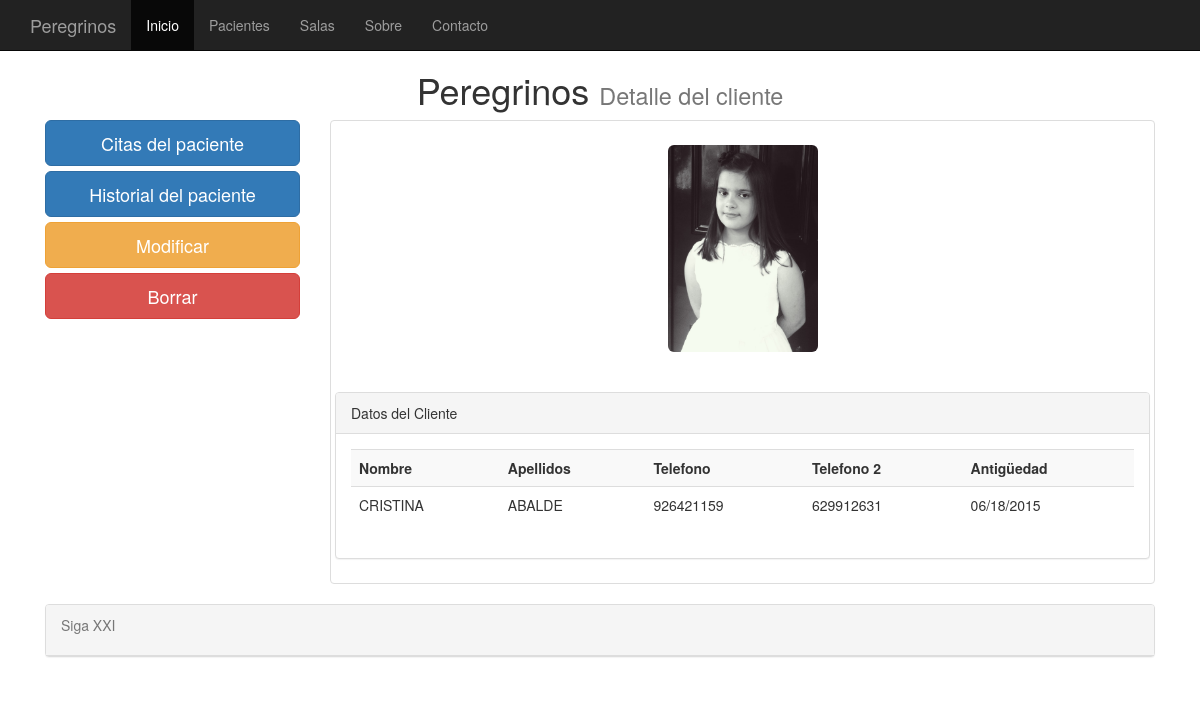
/pacientes_detalle/431/, run on the app's committed database.
### clinica/models.py (models this page shows, shortened)
class clientes(models.Model):
    nombre = models.CharField(max_length=75)
    apellidos = models.CharField(max_length=75)
    telefono =  models.PositiveIntegerField(null=True, blank=True)
    telefono2 = models.PositiveIntegerField(null=True, blank=True)
    antiguedad = models.DateTimeField(default=datetime.now, blank=True)
    fotografia = models.ImageField(upload_to='imagenes', blank=True)

### clinica/views.py (the view)
# urls.py: url(r'^pacientes_detalle/(?P<pk>[0-9]+)/$', DetallePacientes.as_view(), name = 'pacientes_detalle'),
class DetallePacientes(DetailView):
    model = clientes

### templates/clinica/clientes_detail.html
{% extends "base.html" %}
{%   load   staticfiles   %}
{% block elcss %}
<link   rel="stylesheet"   type="text/css"   href="{%   static  'clinica/css/pacientes_detalle.css'   %}"   />
{% endblock %}
{% block titulo %}
Detalle del cliente
{% endblock %}
{% block content %}
<row>
	<div class="col-md-3">
		<a href="/citas/{{ clientes.id }}/" class="btn btn-primary btn-lg btn-block">Citas del paciente</a>
		<a href="/historial/{{ clientes.id }}/" class="btn btn-primary btn-lg btn-block">Historial del paciente</a>
		<a href="/pacientes_editar/{{ clientes.id }}/" class="btn btn-warning btn-lg btn-block">Modificar</a>
		<a href="/pacientes_borrar/{{ clientes.id }}/" class="btn btn-danger btn-lg btn-block">Borrar</a>
	</div>
	<div class="col-md-9">
		<div class="thumbnail">
			<br />
			{% if clientes.fotografia %}
				<img src="{{ clientes.fotografia.url }}" class="img-rounded" width="150" height="200" >
			{% else %}
				<img src="/media/imagenes/user.jpg" class="img-rounded">
			{% endif %}
			<br/><br />
			<div class="panel panel-default">
				<div class="panel-heading">
					Datos del Cliente
				</div>
				<div class="panel-body">
					  <div class="table-responsive">
						<table class="table table-striped">
						<th>Nombre</th>
						<th>Apellidos</th>
						<th>Telefono</th>
						<th>Telefono 2</th>
						<th>Antigüedad</td>
						<tr>
							<td>{{ clientes.nombre | capfirst}}</td>
							<td>{{ clientes.apellidos | capfirst}}</td>
							<td>{{ clientes.telefono }}</td>
							<td>{{ clientes.telefono2 }}</td>
							<td>{{ clientes.antiguedad | date:"SHORT_DATE_FORMAT" }}</td>
						</tr>
					  </table>
					  </div>
			  </div>
			</div>
		</div>
	</div>
</row>
{% endblock %}

### data on the page
clientes: fotografia (picture), nombre "CRISTINA", apellidos "ABALDE", telefono "926421159", telefono2 "629912631", antiguedad "06/18/2015"
